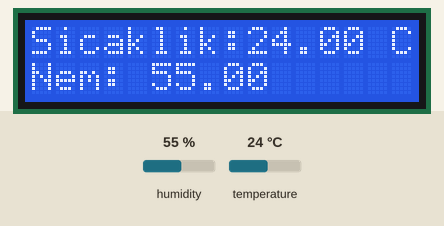
This sketch was run on a simulated Arduino Uno, built with avr-gcc and run on an emulated ATmega328P. Parts: 16×2 character LCD. The test bench sets the inputs (shaded band); at power-on: temperature 24 °C, humidity 55 %. The local clock reads 2024-03-15 10:24:30 at power-on unless the sketch sets it; storage starts empty; what the sketch prints to the serial monitor is not drawn.

Above: at 1.2 s.
1.3 s: temperature set to 10.8 °C
At 3.5 s:
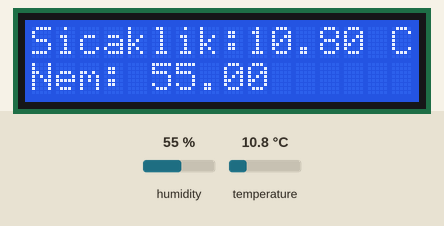
4.1 s: temperature set to 9.4 °C
At 4.8 s:
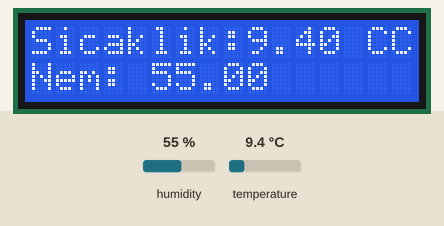
6.9 s: humidity set to 22 %
At 8.8 s:
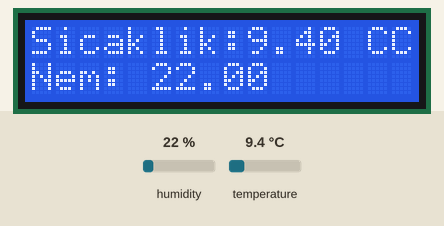
10.0 s: humidity set to 40 %
At 11.5 s:
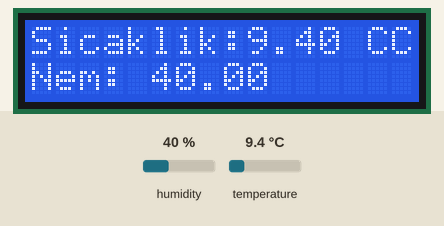
12.8 s: temperature set to 12 °C
At 15.5 s:
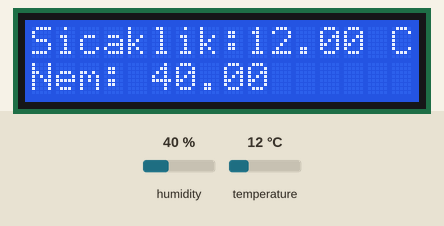
Timing chart, 0 to 17.0 s (numbered marks = the images above; inputs shaded):
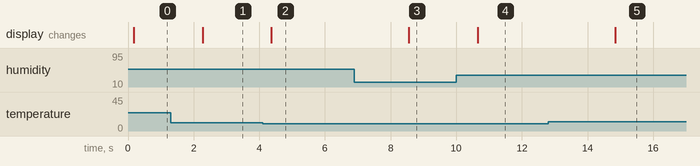

Measured:
- the behaviour switches between 10 and 9.9 °C on temperature (found by bisection; images 1 and 2)
- after the input at 1.3 s, the display: changes after 0.97 s (image 1)
- after the input at 4.1 s, the display: changes after 0.27 s (image 2)
- after the input at 6.9 s, the display: changes after 1.7 s (image 3)
- after the input at 10.0 s, the display: changes after 0.65 s (image 4)
- after the input at 12.8 s, the display: changes after 2.0 s (image 5)

The sketch:

.4._DHT_22_ile_DS1307_ile_okunan_sicaklik__nem__tarih_ve_saa.ino
```cpp
// Kodun çalışması için gerekli olan kütüphaneler eklenir.
#include "DHT.h"
#include <SPI.h>
#include <SD.h>
#include <Wire.h>
#include "RTClib.h"
#include <LiquidCrystal.h> //LCD kütüphanesini ekler.


RTC_DS1307 rtc; //RTC nesnesi oluşturulur.

char daysOfTheWeek[7][12] = {"Pazar", "Pazartesi", "Salı", "Çarşamba", "Perşembe", "Cuma", "Cumartesi"}; //7 gün 12 ay üzerinden 2 boyutlu bir dizi oluşturulur.

#define DHTPIN 8 //DHT11 in bağlanacağı pin numarası tanımlanır.
#define DHTTYPE DHT22   //kullanılacak sensör türü DHT22 olarak atanır. Kütüphane aynı //zamanda DHT11 içinde çalıştığı için bunu belirtmemiz gerekir.
DHT dht(DHTPIN, DHTTYPE,20); //pin çıkışı ve türü tanımlanan DHT sensör için nesne //oluşturulur

LiquidCrystal lcd(7, 6, 5, 4, 3, 2);

const int CSpin = 10;  //CS pin olarak 10  nolu dijital pin atanır.
File dosya;  //dosya isminde SD kart nesnesi oluşturulur. Tüm SD kart fonksiyonların başında //bu nesne ismi getirilir.

void setup()
{
// Seri veri iletişimi başlatılır ve seri port ekranın açılması beklenir:
Serial.begin(9600);

while (!Serial) {
; // Seri portun bağlanması beklenir. USB portun bilgisayara takılı olması gerekir.
}

Serial.print("SD kart başlatılıyor...");

if (!SD.begin(CSpin)) //Eğer kart başlatılamazsa uyarı verir.
{
Serial.println("SD kart başlatılamadı.!");
return;
}
Serial.println("SD kart hazır."); //kart başlatmada sıkıntı çıkmazsa bu uyarı yazdırılır.

dht.begin();  //DHT22 sensörü başlatılır.

 if (! rtc.begin()) { // Eğer modül başlatılamazsa...
Serial.println("RTC modül bulunamadı");  //ekrana bu uyarı yazar.
while (1); //programdan çıkılır.
}

if (! rtc.isrunning()) {  //Eğer modül başlatılıp ancak çalışmazsa...
Serial.println("RTC modül çalışmıyor!");  // ekrana bu uyarı yazar.

// Eğer, RTC ilk defa kullanılıyorsa ya da pili değiştirildiyse bu kodun aktif hale getirilerek //derleme anındaki bilgisayar saatinin RTC ye yazılması sağlanır.
rtc.adjust(DateTime((__DATE__), (__TIME__)));

}

// LCD'inin sütun ve satır sayısı belirtilerek başlatılır.
lcd.begin(16, 2);

}


void loop()
{

DateTime now = rtc.now(); //DateTime nesnesi RTC ye yazılan gün, ay,yıl haftanın günü, //saat, dakika ve saniye bilgilerini alır.

// Sıcaklık veya nemi okumak yaklaşık 250 milisaniye alır!
// Sensör okumaları 2 saniyeye kadar eski olabilir
float nem = dht.readHumidity();
float sicaklik = dht.readTemperature();


dosya = SD.open("veri.txt", FILE_WRITE); // veri.txt isminde bir dosya açılır. open //komutunun özelliğinden dolayı dosya ismi mevcut olmasa da oluşturulmaktadır.

if (dosya)  // dosya açıldığında, yazma işlemi başlar
{
Serial.print("veri.txt dosyası açıldı");
dosya.print(sicaklik); //SD karta sıcaklık yazılır.
dosya.print(", ");
dosya.print(nem); //SD karta nem değeri yazılır.
dosya.print(", ");
dosya.print(now.day(), DEC);  //SD karta gün yazılır.
dosya.print('/');
dosya.print(now.month(), DEC); //SD karta ay yazılır.
dosya.print('/');
dosya.print(now.year(), DEC);  //SD karta yıl yazılır.
dosya.print(" (");
dosya.print(daysOfTheWeek[now.dayOfTheWeek()]);  //SD karta haftanın günü //parantez içinde yazdırılır.
dosya.print(") ");
dosya.print(now.hour(), DEC); //SD karta saat yazılır.
dosya.print(':');
if (now.minute() < 10)  //10 dan küçük dakikalar tek basamaklı gösterildiği için, 10 dan küçük //dakikaların başına 0 eklenir ve 2 basamaklı yapılır.
{
dosya.print("0");
}
dosya.print(now.minute(), DEC); //SD karta dakika yazılır.
dosya.print(':');
if (now.second() < 10)  //10 dan küçük saniyeler tek basamaklı gösterildiği için, 10 dan küçük //saniyelerin başına 0 eklenir ve 2 basamaklı yapılır.
{
dosya.print("0");
}
dosya.println(now.second(), DEC);
// dosya kapanır:
dosya.close();
Serial.println("\nveri.txt dosyası kapandı.");
Serial.println("");
Serial.print("Ölçüm değerleri, tarih ve zaman: "); //Ekrana Sıcaklık ve nem değerleri yazılır.
Serial.print((float)sicaklik); //okunan sıcaklık değeri ekrana yazdırılır.
Serial.print("C, ");
Serial.print((float)nem); //okunan nem değeri ekrana yazdırılır.
Serial.print("%, ");
Serial.print(now.day(), DEC); //Seri port ekranına gün yazdırılır.
Serial.print('/');
Serial.print(now.month(), DEC); //Seri port ekranına ay yazdırılır.
Serial.print('/');
Serial.print(now.year(), DEC);  //Seri port ekranına yıl yazdırılır.
Serial.print(" (");
Serial.print(daysOfTheWeek[now.dayOfTheWeek()]);  //Seri port ekranına haftanın günü //parantez içinde yazdırılır.
Serial.print(") ");
Serial.print(now.hour(), DEC); //Seri port ekranına saat yazdırılır.
Serial.print(':');
if (now.minute() < 10)  //10 dan küçük dakikalar tek basamaklı gösterildiği için, 10 dan küçük //dakikaların başına 0 eklenir ve 2 basamaklı yapılır.
{
Serial.print("0");
}
Serial.print(now.minute(), DEC); //Seri port ekranına dakika yazdırılır.
Serial.print(':');
if (now.second() < 10)  //10 dan küçük saniyeler tek basamaklı gösterildiği için, 10 dan küçük //saniyelerin başına 0 eklenir ve 2 basamaklı yapılır.
{
Serial.print("0");
}
Serial.println(now.second(), DEC); //Seri port ekranına saniye yazdırılır.
Serial.println("");
}
else
{
// eğer dosya açılamaz ve yazma işlemi yapılamazsa, hata verir:
Serial.println("veri.txt dosyası açılamadı. Yazma işleminde hata");
}
// imleç (0,0)/1. satırdan başlatılır.
lcd.setCursor(0,0);
//Sıcaklık değeri mesajı ekrana yazdırılır.
lcd.print("Sicaklik:");
lcd.print(sicaklik);
lcd.print(" C");
lcd.setCursor(0,1);
//Nem mesajı ekrana yazdırılır.
lcd.print("Nem: ");
// ölçülen nem değeri 2.satırda yazar.
lcd.print(nem);
delay(2000);
}
```
